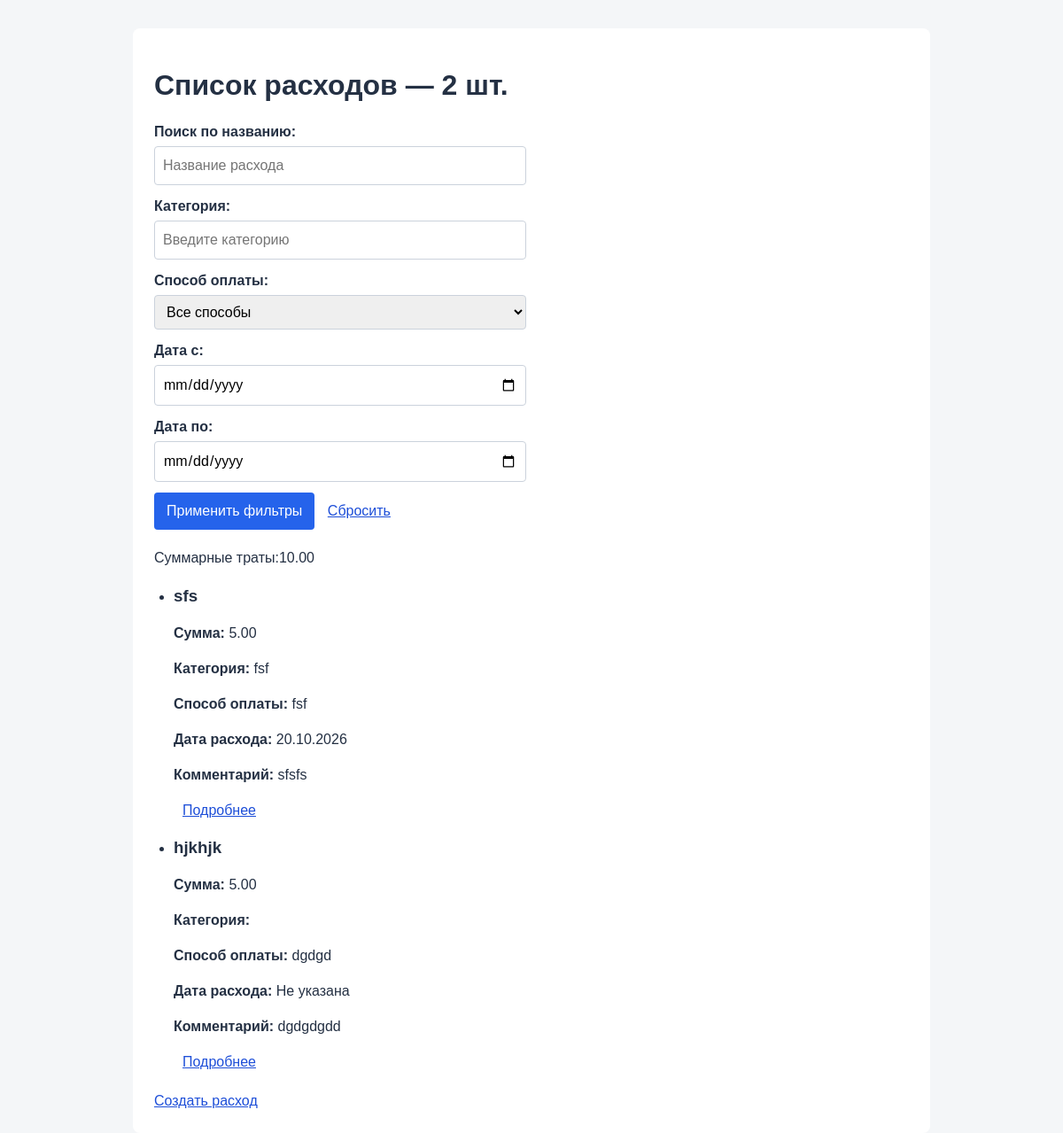
Page /tracker/expenses/ (signed in) on the committed database.
### tracker/models.py (models this page shows)
class Expense(models.Model):
    name = models.CharField(max_length=200, unique=True)
    amount = models.DecimalField(max_digits=10, decimal_places=2)
    category = models.CharField(max_length=200)
    payment_method = models.CharField(max_length=200)
    payment_date = models.DateField(
        null=True,
        blank=True,
        help_text="Date of payment",
    )
    comment = models.TextField(null=True, blank=True)
    created_at = models.DateTimeField(auto_now_add=True)
    author = models.ForeignKey(
        settings.AUTH_USER_MODEL,
        on_delete=models.CASCADE,
        null=True,
    )
    class Meta:
        verbose_name = "Expense"
        verbose_name_plural = 'Expenses'

### tracker/views.py (the view, shortened to what this page needs)
# urls.py: path('expenses/', views.expenses_list, name='expenses'),
@login_required
def expenses_list(request):
    user_expenses = Expense.objects.filter(author=request.user)
    filter_form = ExpenseFilterForm(
        request.GET or None,
        payment_methods=user_expenses.order_by('payment_method').values_list('payment_method', flat=True),
    )
    expenses = user_expenses.order_by('-created_at')
    amount=0
    for expense in expenses:
        amount+=expense.amount
    return render(request, 'expense_tracker/expenses.html', {
        'expenses': expenses,
        'filter_form': filter_form,
        'amount': amount,
    })

### tracker/forms.py (shortened to what this page needs)
class ExpenseFilterForm(forms.Form):
    search = forms.CharField(
        label='Поиск по названию', required=False,
        widget=forms.TextInput(attrs={'placeholder': 'Название расхода'}),
    )
    category = forms.CharField(
        label='Категория', required=False,
        widget=forms.TextInput(attrs={'placeholder': 'Введите категорию'}),
    )
    payment_method = forms.ChoiceField(label='Способ оплаты', required=False)
    start_date = forms.DateField(
        label='Дата с', required=False, widget=DateInput(attrs={'type': 'date'}),
    )
    end_date = forms.DateField(
        label='Дата по', required=False, widget=DateInput(attrs={'type': 'date'}),
    )
    def __init__(self, *args, payment_methods=(), **kwargs):
        super().__init__(*args, **kwargs)
        self.fields['payment_method'].choices = [('', 'Все способы')] + [
            (value, value) for value in payment_methods
        ]

### templates/expense_tracker/expenses.html (shortened to what this page needs)
{% extends 'base.html' %}
{% block content %}
<h1>Список расходов — {{ expenses|length }} шт.</h1>
<form method="get">
    {{ filter_form.as_p }}
    <button type="submit">Применить фильтры</button>
    <a href="{% url 'tracker:expenses' %}">Сбросить</a>
</form>
<p>Суммарные траты:{{ amount }}</p>
<ul>
    {% for expense in expenses %}
        <li>
            <h3>{{ expense.name }}</h3>
            <p><strong>Сумма:</strong> {{ expense.amount }}</p>
            <p><strong>Категория:</strong> {{ expense.category }}</p>
            <p><strong>Способ оплаты:</strong> {{ expense.payment_method }}</p>
            <p>
                <strong>Дата расхода:</strong>
                {% if expense.payment_date %}
                    {{ expense.payment_date|date:"d.m.Y" }}
                {% else %}
                    Не указана
                {% endif %}
            </p>
            {% if expense.comment %}
                <p><strong>Комментарий:</strong> {{ expense.comment }}</p>
            {% endif %}
            <a href="{% url 'tracker:expense_detail' expense.id %}">Подробнее</a>
        </li>
    {% empty %}
        <li class="empty-message">Расходы не найдены.</li>
    {% endfor %}
</ul>
<a href="{% url 'tracker:create_expense' %}">Создать расход</a>
{% endblock %}

### static/css/style.css (style rules this page uses)
* { box-sizing: border-box; }
body { margin: 0; padding: 32px 16px; background: #f4f6f8; color: #243043; font-family: Arial, sans-serif; line-height: 1.5; }
h1, h2, h3 { line-height: 1.2; }
form, ul, section { margin: 20px 0; }
form p { margin: 12px 0; }
label { display: block; margin-bottom: 4px; font-weight: 600; }
input, select, textarea { width: 100%; max-width: 420px; padding: 9px; border: 1px solid #cbd2dc; border-radius: 4px; font: inherit; }
button, a { font: inherit; }
button { padding: 9px 14px; border: 0; border-radius: 4px; background: #2563eb; color: #fff; cursor: pointer; }
a { color: #1d4ed8; }
form a, li a, section a { margin-left: 10px; }
ul { padding-left: 22px; }
li { margin: 12px 0; }

### rows in the picture
Expense: name "sfs", amount "5.00", category "fsf", payment_method "fsf", payment_date "20.10.2026", comment "sfsfs"
Expense: name "hjkhjk", amount "5.00", payment_method "dgdgd", shows "Не указана", comment "dgdgdgdd"

### other values in the picture
{{ expenses|length }} "2"
{{ amount }} "10.00"
